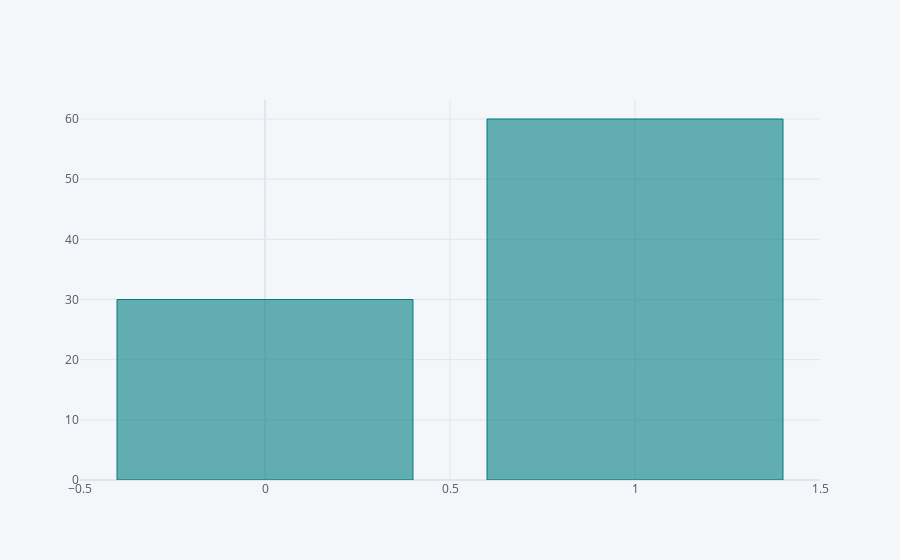

The notebook cell this image was saved under:
### Code cell
df['Class'].value_counts().iplot(kind='bar',color='#007d81', title = 'No of sucessful first ')

### Figure 1 — Plotly figure (JSON) as saved in the notebook; plotly's stock layout.template omitted (floating-point values rounded to 4 significant figures)
{"data": [{"marker": {"color": "rgba(0, 125, 129, 0.6)", "line": {"color": "rgba(0, 125, 129, 1.0)", "width": 1}}, "name": "Class", "orientation": "v", "text": "", "type": "bar", "x": [1, 0], "y": [60, 30]}], "layout": {"legend": {"bgcolor": "#F5F6F9", "font": {"color": "#4D5663"}}, "paper_bgcolor": "#F5F6F9", "plot_bgcolor": "#F5F6F9", "title": {"font": {"color": "#4D5663"}}, "xaxis": {"gridcolor": "#E1E5ED", "showgrid": true, "tickfont": {"color": "#4D5663"}, "title": {"font": {"color": "#4D5663"}, "text": ""}, "zerolinecolor": "#E1E5ED"}, "yaxis": {"gridcolor": "#E1E5ED", "showgrid": true, "tickfont": {"color": "#4D5663"}, "title": {"font": {"color": "#4D5663"}, "text": ""}, "zerolinecolor": "#E1E5ED"}}}
